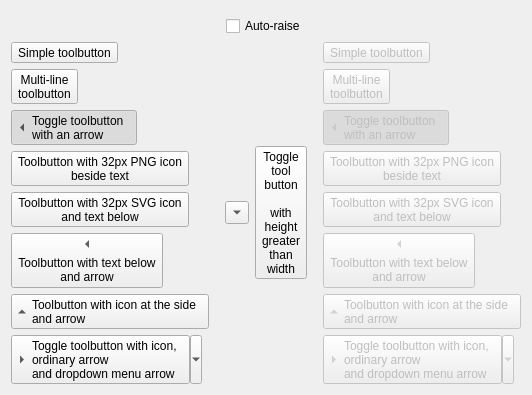
   <widget class="QWidget" name="tab_2">
    <attribute name="title">
     <string>Tool buttons</string>
    </attribute>
    <layout class="QGridLayout" name="gridLayout_5">
     <item row="3" column="1">
      <layout class="QGridLayout" name="gridLayout_2">
       <item row="0" column="0">
        <widget class="QToolButton" name="toolButton">
         <property name="text">
          <string>Simple toolbutton</string>
         </property>
        </widget>
       </item>
       <item row="0" column="1">
        <spacer name="horizontalSpacer_18">
         <property name="orientation">
          <enum>Qt::Horizontal</enum>
         </property>
         <property name="sizeType">
          <enum>QSizePolicy::Expanding</enum>
         </property>
         <property name="sizeHint" stdset="0">
          <size>
           <width>10</width>
           <height>20</height>
          </size>
         </property>
        </spacer>
       </item>
       <item row="0" column="2" rowspan="8">
        <widget class="QToolButton" name="toolButton_18">
         <property name="text">
          <string notr="true">...</string>
         </property>
         <property name="arrowType">
          <enum>Qt::DownArrow</enum>
         </property>
        </widget>
       </item>
       <item row="0" column="3" rowspan="8">
        <widget class="QToolButton" name="toolButton_17">
         <property name="text">
          <string>Toggle
tool
button

with
height
greater
than
width</string>
         </property>
         <property name="icon">
          <iconset resource="ThemeTest.qrc">
           <normaloff>:/Icons/data/icon.svg</normaloff>:/Icons/data/icon.svg</iconset>
         </property>
         <property name="checkable">
          <bool>true</bool>
         </property>
         <property name="toolButtonStyle">
          <enum>Qt::ToolButtonTextUnderIcon</enum>
         </property>
        </widget>
       </item>
       <item row="0" column="4">
        <spacer name="horizontalSpacer_19">
         <property name="orientation">
          <enum>Qt::Horizontal</enum>
         </property>
         <property name="sizeType">
          <enum>QSizePolicy::Expanding</enum>
         </property>
         <property name="sizeHint" stdset="0">
          <size>
           <width>10</width>
           <height>0</height>
          </size>
         </property>
        </spacer>
       </item>
       <item row="0" column="5">
        <widget class="QToolButton" name="toolButton_16">
         <property name="enabled">
          <bool>false</bool>
         </property>
         <property name="text">
          <string>Simple toolbutton</string>
         </property>
        </widget>
       </item>
       <item row="1" column="0">
        <widget class="QToolButton" name="toolButton_2">
         <property name="text">
          <string>Multi-line
toolbutton</string>
         </property>
        </widget>
       </item>
       <item row="1" column="5">
        <widget class="QToolButton" name="toolButton_15">
         <property name="enabled">
          <bool>false</bool>
         </property>
         <property name="text">
          <string>Multi-line
toolbutton</string>
         </property>
        </widget>
       </item>
       <item row="2" column="0">
        <widget class="QToolButton" name="toolButton_3">
         <property name="text">
          <string>Toggle toolbutton
with an arrow</string>
         </property>
         <property name="checkable">
          <bool>true</bool>
         </property>
         <property name="checked">
          <bool>true</bool>
         </property>
         <property name="toolButtonStyle">
          <enum>Qt::ToolButtonTextBesideIcon</enum>
         </property>
         <property name="arrowType">
          <enum>Qt::LeftArrow</enum>
         </property>
        </widget>
       </item>
       <item row="2" column="5">
        <widget class="QToolButton" name="toolButton_12">
         <property name="enabled">
          <bool>false</bool>
         </property>
         <property name="text">
          <string>Toggle toolbutton
with an arrow</string>
         </property>
         <property name="checkable">
          <bool>true</bool>
         </property>
         <property name="checked">
          <bool>true</bool>
         </property>
         <property name="toolButtonStyle">
          <enum>Qt::ToolButtonTextBesideIcon</enum>
         </property>
         <property name="arrowType">
          <enum>Qt::LeftArrow</enum>
         </property>
        </widget>
       </item>
       <item row="3" column="0">
        <widget class="QToolButton" name="toolButton_4">
         <property name="text">
          <string>Toolbutton with 32px PNG icon
beside text</string>
         </property>
         <property name="icon">
          <iconset resource="ThemeTest.qrc">
           <normaloff>:/Icons/data/icon.png</normaloff>:/Icons/data/icon.png</iconset>
         </property>
         <property name="iconSize">
          <size>
           <width>32</width>
           <height>32</height>
          </size>
         </property>
         <property name="toolButtonStyle">
          <enum>Qt::ToolButtonTextBesideIcon</enum>
         </property>
        </widget>
       </item>
       <item row="3" column="5">
        <widget class="QToolButton" name="toolButton_9">
         <property name="enabled">
          <bool>false</bool>
         </property>
         <property name="text">
          <string>Toolbutton with 32px PNG icon
beside text</string>
         </property>
         <property name="icon">
          <iconset resource="ThemeTest.qrc">
           <normaloff>:/Icons/data/icon.png</normaloff>:/Icons/data/icon.png</iconset>
         </property>
         <property name="iconSize">
          <size>
           <width>32</width>
           <height>32</height>
          </size>
         </property>
         <property name="toolButtonStyle">
          <enum>Qt::ToolButtonTextBesideIcon</enum>
         </property>
        </widget>
       </item>
       <item row="4" column="0">
        <widget class="QToolButton" name="toolButton_5">
         <property name="text">
          <string>Toolbutton with 32px SVG icon
and text below</string>
         </property>
         <property name="icon">
          <iconset resource="ThemeTest.qrc">
           <normaloff>:/Icons/data/icon.svg</normaloff>:/Icons/data/icon.svg</iconset>
         </property>
         <property name="iconSize">
          <size>
           <width>32</width>
           <height>32</height>
          </size>
         </property>
         <property name="toolButtonStyle">
          <enum>Qt::ToolButtonTextUnderIcon</enum>
         </property>
        </widget>
       </item>
       <item row="4" column="5">
        <widget class="QToolButton" name="toolButton_14">
         <property name="enabled">
          <bool>false</bool>
         </property>
         <property name="text">
          <string>Toolbutton with 32px SVG icon
and text below</string>
         </property>
         <property name="icon">
          <iconset resource="ThemeTest.qrc">
           <normaloff>:/Icons/data/icon.svg</normaloff>:/Icons/data/icon.svg</iconset>
         </property>
         <property name="iconSize">
          <size>
           <width>32</width>
           <height>32</height>
          </size>
         </property>
         <property name="toolButtonStyle">
          <enum>Qt::ToolButtonTextUnderIcon</enum>
         </property>
        </widget>
       </item>
       <item row="5" column="0">
        <widget class="QToolButton" name="toolButton_6">
         <property name="text">
          <string>Toolbutton with text below
and arrow</string>
         </property>
         <property name="icon">
          <iconset resource="ThemeTest.qrc">
           <normaloff>:/Icons/data/icon.svg</normaloff>:/Icons/data/icon.svg</iconset>
         </property>
         <property name="toolButtonStyle">
          <enum>Qt::ToolButtonTextUnderIcon</enum>
         </property>
         <property name="arrowType">
          <enum>Qt::LeftArrow</enum>
         </property>
        </widget>
       </item>
       <item row="5" column="5">
        <widget class="QToolButton" name="toolButton_13">
         <property name="enabled">
          <bool>false</bool>
         </property>
         <property name="text">
          <string>Toolbutton with text below
and arrow</string>
         </property>
         <property name="icon">
          <iconset resource="ThemeTest.qrc">
           <normaloff>:/Icons/data/icon.svg</normaloff>:/Icons/data/icon.svg</iconset>
         </property>
         <property name="toolButtonStyle">
          <enum>Qt::ToolButtonTextUnderIcon</enum>
         </property>
         <property name="arrowType">
          <enum>Qt::LeftArrow</enum>
         </property>
        </widget>
       </item>
       <item row="6" column="0">
        <widget class="QToolButton" name="toolButton_7">
         <property name="text">
          <string>Toolbutton with icon at the side
and arrow</string>
         </property>
         <property name="icon">
          <iconset resource="ThemeTest.qrc">
           <normaloff>:/Icons/data/icon.svg</normaloff>:/Icons/data/icon.svg</iconset>
         </property>
         <property name="toolButtonStyle">
          <enum>Qt::ToolButtonTextBesideIcon</enum>
         </property>
         <property name="arrowType">
          <enum>Qt::UpArrow</enum>
         </property>
        </widget>
       </item>
       <item row="6" column="5">
        <widget class="QToolButton" name="toolButton_10">
         <property name="enabled">
          <bool>false</bool>
         </property>
         <property name="text">
          <string>Toolbutton with icon at the side
and arrow</string>
         </property>
         <property name="icon">
          <iconset resource="ThemeTest.qrc">
           <normaloff>:/Icons/data/icon.svg</normaloff>:/Icons/data/icon.svg</iconset>
         </property>
         <property name="toolButtonStyle">
          <enum>Qt::ToolButtonTextBesideIcon</enum>
         </property>
         <property name="arrowType">
          <enum>Qt::UpArrow</enum>
         </property>
        </widget>
       </item>
       <item row="7" column="0">
        <widget class="QToolButton" name="toolButton_8">
         <property name="text">
          <string>Toggle toolbutton with icon,
ordinary arrow
and dropdown menu arrow</string>
         </property>
         <property name="icon">
          <iconset theme="folder">
           <normaloff>.</normaloff>.</iconset>
         </property>
         <property name="checkable">
          <bool>true</bool>
         </property>
         <property name="popupMode">
          <enum>QToolButton::MenuButtonPopup</enum>
         </property>
         <property name="toolButtonStyle">
          <enum>Qt::ToolButtonTextBesideIcon</enum>
         </property>
         <property name="arrowType">
          <enum>Qt::RightArrow</enum>
         </property>
        </widget>
       </item>
       <item row="7" column="5">
        <widget class="QToolButton" name="toolButton_11">
         <property name="enabled">
          <bool>false</bool>
         </property>
         <property name="text">
          <string>Toggle toolbutton with icon,
ordinary arrow
and dropdown menu arrow</string>
         </property>
         <property name="icon">
          <iconset theme="folder">
           <normaloff>.</normaloff>.</iconset>
         </property>
         <property name="checkable">
          <bool>true</bool>
         </property>
         <property name="popupMode">
          <enum>QToolButton::MenuButtonPopup</enum>
         </property>
         <property name="toolButtonStyle">
          <enum>Qt::ToolButtonTextBesideIcon</enum>
         </property>
         <property name="arrowType">
          <enum>Qt::RightArrow</enum>
         </property>
        </widget>
       </item>
      </layout>
     </item>
     <item row="3" column="0">
      <spacer name="horizontalSpacer_3">
       <property name="orientation">
        <enum>Qt::Horizontal</enum>
       </property>
       <property name="sizeHint" stdset="0">
        <size>
         <width>0</width>
         <height>20</height>
        </size>
       </property>
      </spacer>
     </item>
     <item row="3" column="2">
      <spacer name="horizontalSpacer_4">
       <property name="orientation">
        <enum>Qt::Horizontal</enum>
       </property>
       <property name="sizeHint" stdset="0">
        <size>
         <width>0</width>
         <height>20</height>
        </size>
       </property>
      </spacer>
     </item>
     <item row="4" column="1">
      <spacer name="verticalSpacer">
       <property name="orientation">
        <enum>Qt::Vertical</enum>
       </property>
       <property name="sizeHint" stdset="0">
        <size>
         <width>20</width>
         <height>0</height>
        </size>
       </property>
      </spacer>
     </item>
     <item row="0" column="1">
      <spacer name="verticalSpacer_4">
       <property name="orientation">
        <enum>Qt::Vertical</enum>
       </property>
       <property name="sizeType">
        <enum>QSizePolicy::Fixed</enum>
       </property>
       <property name="sizeHint" stdset="0">
        <size>
         <width>20</width>
         <height>5</height>
        </size>
       </property>
      </spacer>
     </item>
     <item row="1" column="1" alignment="Qt::AlignHCenter">
      <widget class="QCheckBox" name="checkBoxRaise">
       <property name="text">
        <string>Auto-raise</string>
       </property>
      </widget>
     </item>
     <item row="2" column="1">
      <spacer name="verticalSpacer_16">
       <property name="orientation">
        <enum>Qt::Vertical</enum>
       </property>
       <property name="sizeHint" stdset="0">
        <size>
         <width>0</width>
         <height>0</height>
        </size>
       </property>
      </spacer>
     </item>
    </layout>
   </widget>
